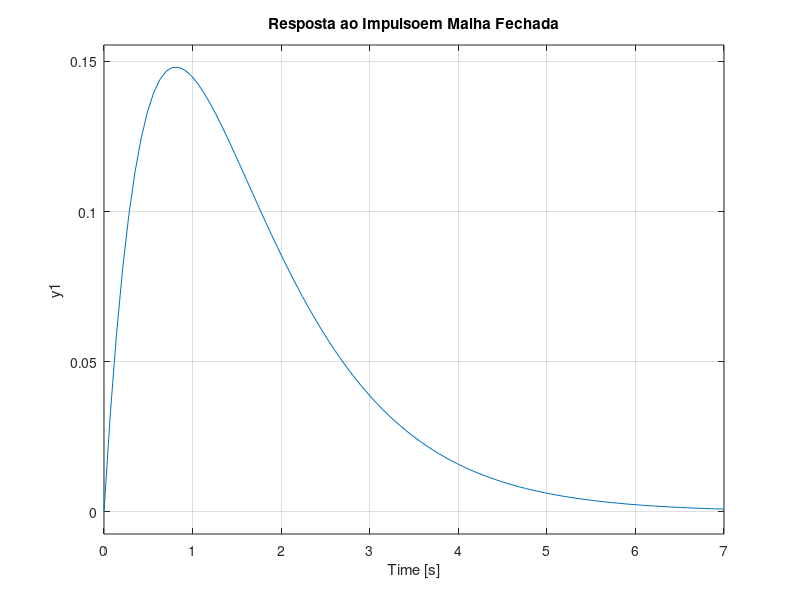

This figure's MATLAB source:
% questao 2 exp 3
K = 3;
b = 5;
M = 2;
num = 1;
den = [M, b, K];
sys = tf(num, den);
impulse(sys);
grid on;
title('Resposta ao Impulsoem Malha Fechada');
hold on;
